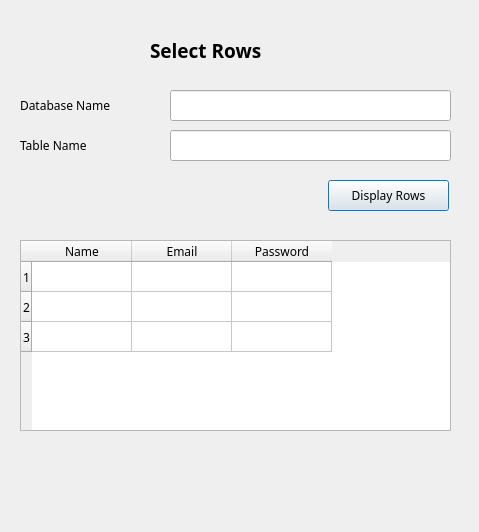
<?xml version="1.0" encoding="UTF-8"?>
<ui version="4.0">
 <class>Dialog</class>
 <widget class="QDialog" name="Dialog">
  <property name="geometry">
   <rect>
    <x>0</x>
    <y>0</y>
    <width>479</width>
    <height>532</height>
   </rect>
  </property>
  <property name="font">
   <font>
    <family>Monaco</family>
   </font>
  </property>
  <property name="windowTitle">
   <string>Dialog</string>
  </property>
  <widget class="QLabel" name="label">
   <property name="geometry">
    <rect>
     <x>150</x>
     <y>40</y>
     <width>181</width>
     <height>20</height>
    </rect>
   </property>
   <property name="sizePolicy">
    <sizepolicy hsizetype="Preferred" vsizetype="Preferred">
     <horstretch>0</horstretch>
     <verstretch>0</verstretch>
    </sizepolicy>
   </property>
   <property name="font">
    <font>
     <family>Monaco</family>
     <pointsize>14</pointsize>
     <weight>75</weight>
     <bold>true</bold>
    </font>
   </property>
   <property name="text">
    <string>Select Rows</string>
   </property>
  </widget>
  <widget class="QLabel" name="label_2">
   <property name="geometry">
    <rect>
     <x>20</x>
     <y>90</y>
     <width>131</width>
     <height>31</height>
    </rect>
   </property>
   <property name="text">
    <string>Database Name</string>
   </property>
  </widget>
  <widget class="QLabel" name="label_3">
   <property name="geometry">
    <rect>
     <x>20</x>
     <y>130</y>
     <width>131</width>
     <height>31</height>
    </rect>
   </property>
   <property name="text">
    <string>Table Name</string>
   </property>
  </widget>
  <widget class="QLineEdit" name="lineEditDbName">
   <property name="geometry">
    <rect>
     <x>170</x>
     <y>90</y>
     <width>281</width>
     <height>31</height>
    </rect>
   </property>
  </widget>
  <widget class="QLineEdit" name="lineEditTblName">
   <property name="geometry">
    <rect>
     <x>170</x>
     <y>130</y>
     <width>281</width>
     <height>31</height>
    </rect>
   </property>
  </widget>
  <widget class="QPushButton" name="pushButtonDisplayRows">
   <property name="geometry">
    <rect>
     <x>328</x>
     <y>180</y>
     <width>121</width>
     <height>31</height>
    </rect>
   </property>
   <property name="text">
    <string>Display Rows</string>
   </property>
  </widget>
  <widget class="QTableWidget" name="tableWidget">
   <property name="geometry">
    <rect>
     <x>20</x>
     <y>240</y>
     <width>431</width>
     <height>191</height>
    </rect>
   </property>
   <property name="showGrid">
    <bool>true</bool>
   </property>
   <property name="gridStyle">
    <enum>Qt::SolidLine</enum>
   </property>
   <property name="sortingEnabled">
    <bool>false</bool>
   </property>
   <property name="rowCount">
    <number>3</number>
   </property>
   <row/>
   <row/>
   <row/>
   <column>
    <property name="text">
     <string>Name</string>
    </property>
   </column>
   <column>
    <property name="text">
     <string>Email</string>
    </property>
   </column>
   <column>
    <property name="text">
     <string>Password</string>
    </property>
   </column>
  </widget>
  <widget class="QLabel" name="labelResult">
   <property name="geometry">
    <rect>
     <x>20</x>
     <y>460</y>
     <width>431</width>
     <height>41</height>
    </rect>
   </property>
   <property name="text">
    <string/>
   </property>
  </widget>
 </widget>
 <resources/>
 <connections/>
</ui>
